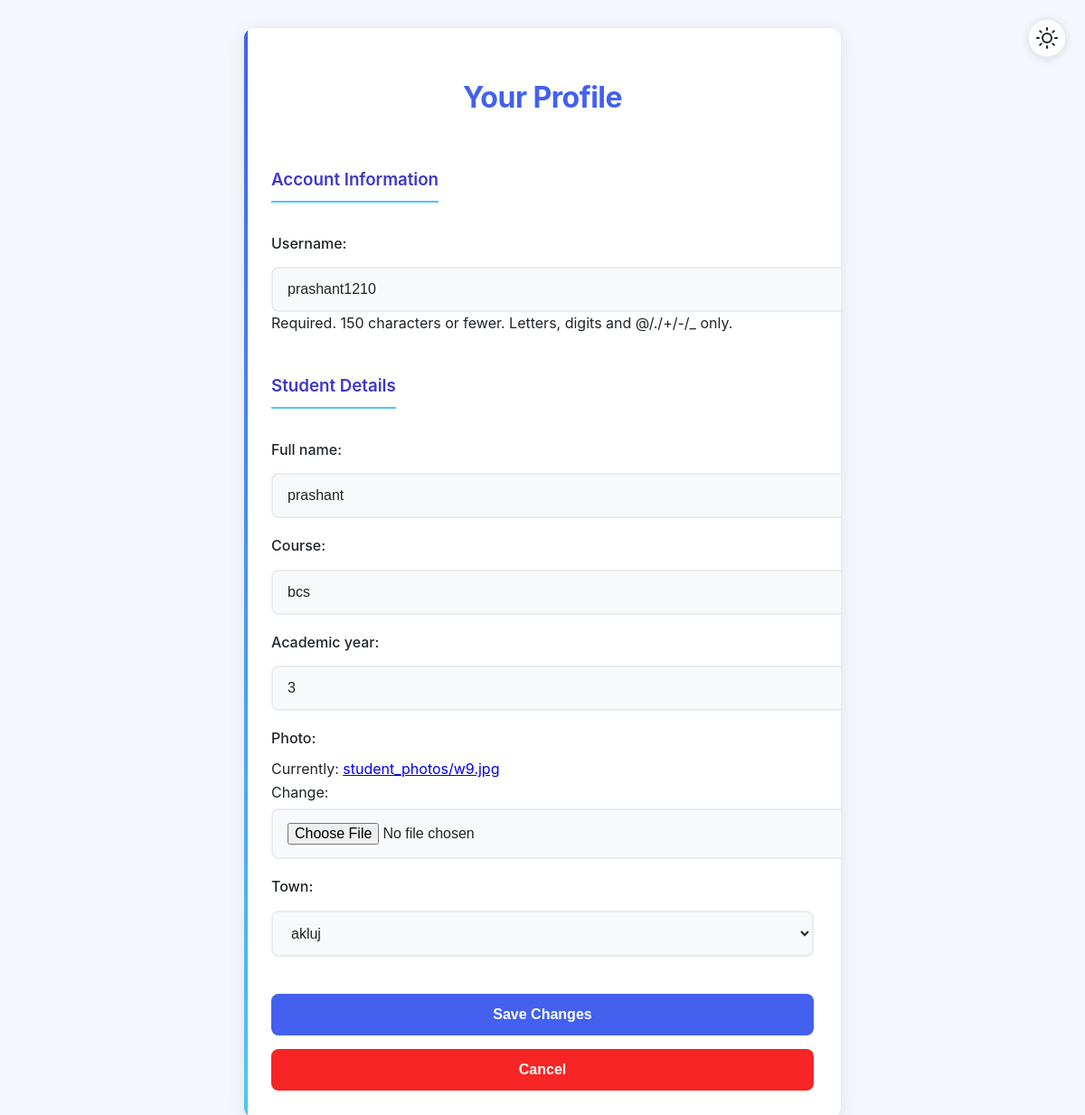
Page /profile/ (signed in) on the earlier database version.
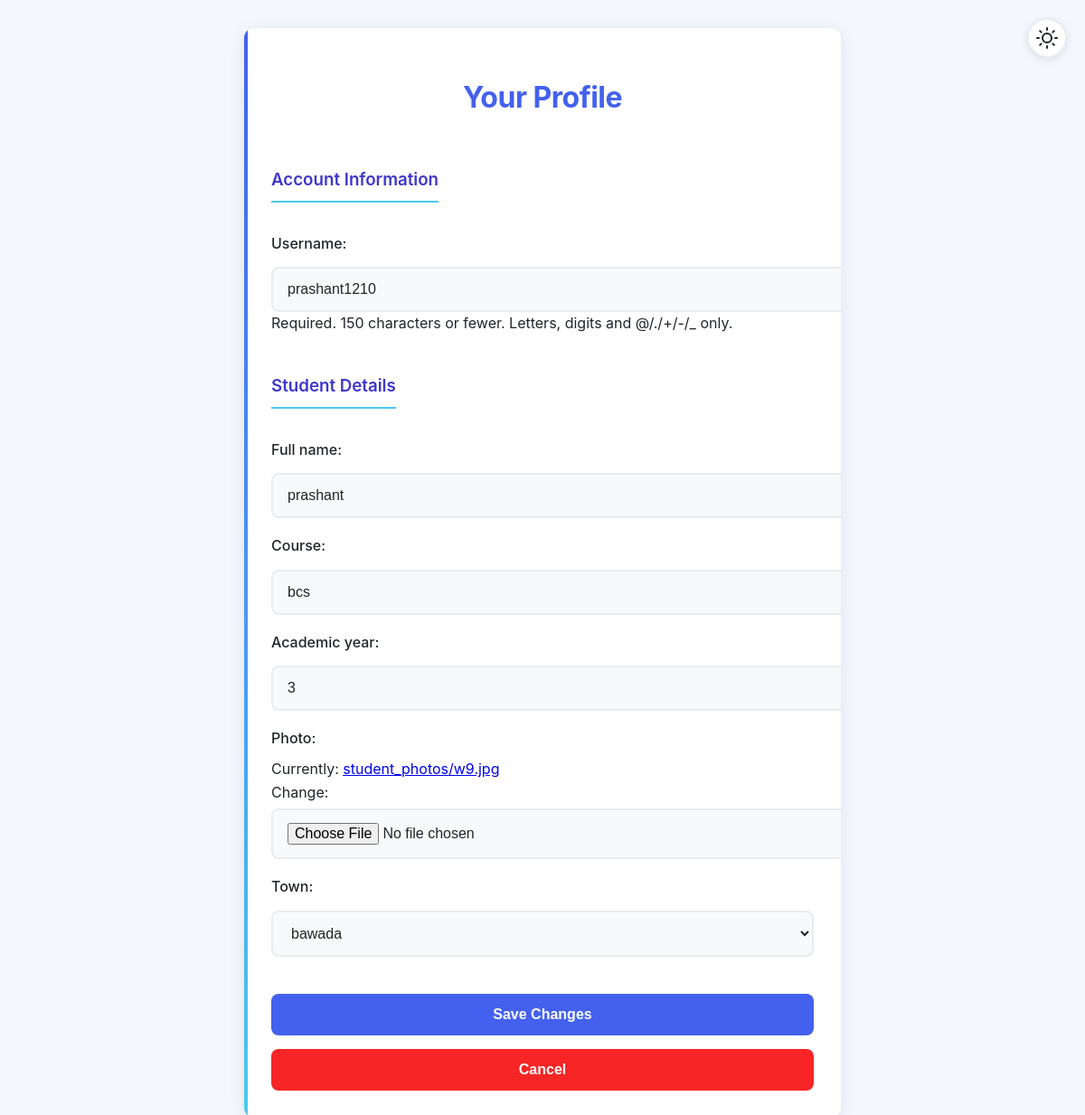
Same page on the later database version.
### core/models.py (models this page shows, shortened)
class student(models.Model):
    user= models.OneToOneField(User,on_delete=models.CASCADE)
    full_name=models.CharField(max_length=100)
    course=models.CharField(max_length=100)
    academic_year=models.CharField(max_length=30)
    photo=models.ImageField(upload_to="student_photos/")
    town=models.ForeignKey(Town,on_delete=models.SET_NULL,null=True)

### core/views.py (the view)
# urls.py: path('profile/', views.profile, name='profile'),
@login_required
def profile(request):
    stu = student.objects.get(user=request.user)
    if request.method == 'POST':
        u_form = UserUpdateForm(request.POST, instance=request.user)
        s_form = StudentUpdateForm(request.POST, request.FILES, instance=stu)
        if u_form.is_valid() and s_form.is_valid():
            u_form.save()
            s_form.save()
            messages.success(request, "Your profile has been updated.")
            return redirect('profile')  # reload page
    else:
        u_form = UserUpdateForm(instance=request.user)
        s_form = StudentUpdateForm(instance=stu)
    context = {
        'u_form': u_form,
        's_form': s_form
    }
    return render(request, 'profile.html', context)

### core/forms.py
class UserUpdateForm(forms.ModelForm):
    class Meta:
        model = User
        fields = ['username']  # include 'username' if you want

class StudentUpdateForm(forms.ModelForm):
    class Meta:
        model = student
        fields = ['full_name', 'course', 'academic_year', 'photo', 'town']

### core/models.py (called while the page is built)
    def __str__(self):
        return self.name

### templates/profile.html (shortened to what this page needs)
<!DOCTYPE html>
<html>
<head>
</head>
<body>
    <div class="theme-toggle" id="themeToggle">
    </div>
    <div class="container">
        <h1>Your Profile</h1>
        <form method="POST" enctype="multipart/form-data">
            <h3>Account Information</h3>
            {{ u_form.as_p }}
            <h3>Student Details</h3>
            {{ s_form.as_p }}
            <button type="submit">Save Changes</button>
            <button type="button" class="cancel" onclick="window.location.href='/'">Cancel</button>
        </form>
    </div>
</body>
</html>

Differences in the rows shown:
changed student "prashant": town "akluj" → "bawada"
